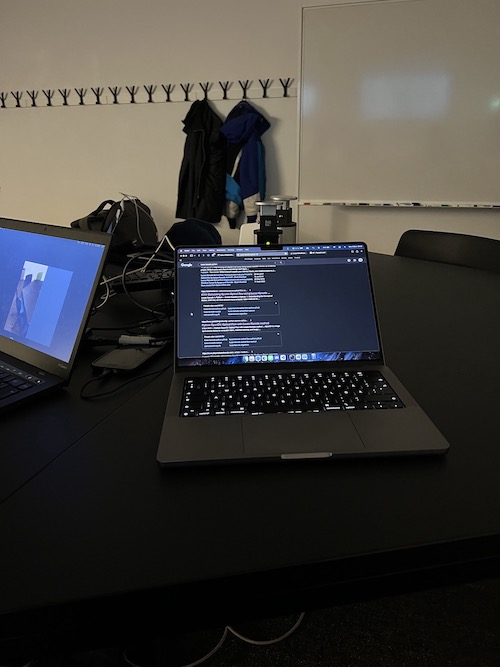
#> input picture Assignment5/img1.jpg, 500 x 667 px
$ python opticalFlowArrows.py
#> lines starting #> are read from the running program, lines starting #| are printed output that depends on the picture; after the words box and inside, x2 and y2 are one past the last pixel; in counts of white or black regions, pixels touching at a corner belong together
import numpy as np
import matplotlib.pyplot as plt
from numpy import linalg as LA
import cv2 as cv
import math
import matplotlib.cm as cm
from scipy.signal import convolve2d
import random


def Lucas_Kanade(image1, image2):
#> called with image1 = 'img1.jpg', image2 = 'img2.jpg'
    oldframe = cv.imread(image1)
#> oldframe is the input picture: shape (667, 500, 3); mean B, G, R 58, 60.4, 62.4
    I1 = cv.cvtColor(oldframe, cv.COLOR_BGR2GRAY)
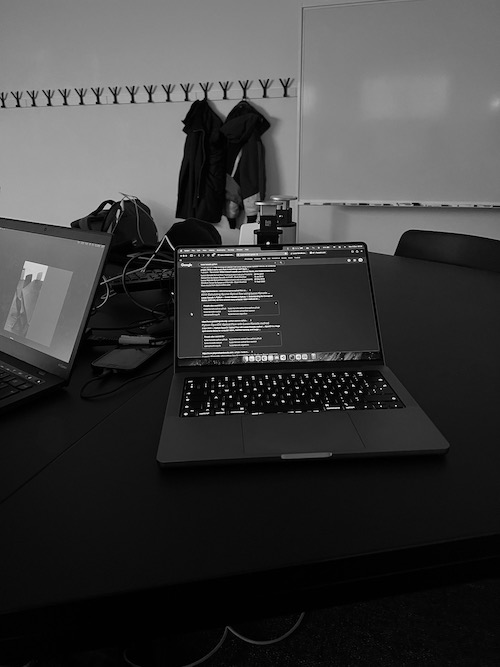
#> I1: shape (667, 500); min 0, max 251, mean 60.8

    newframe = cv.imread(image2)
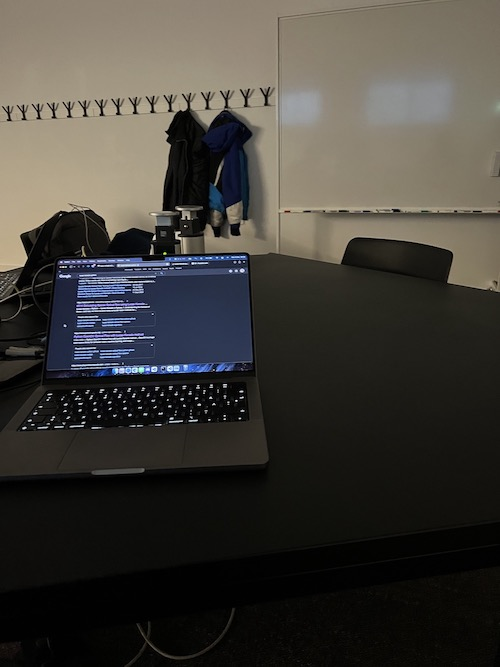
#> input picture Assignment5/img2.jpg, 500 x 667 px
#> newframe is the input picture: shape (667, 500, 3); mean B, G, R 56.6, 62.1, 65.1
    I2 = cv.cvtColor(newframe, cv.COLOR_BGR2GRAY)
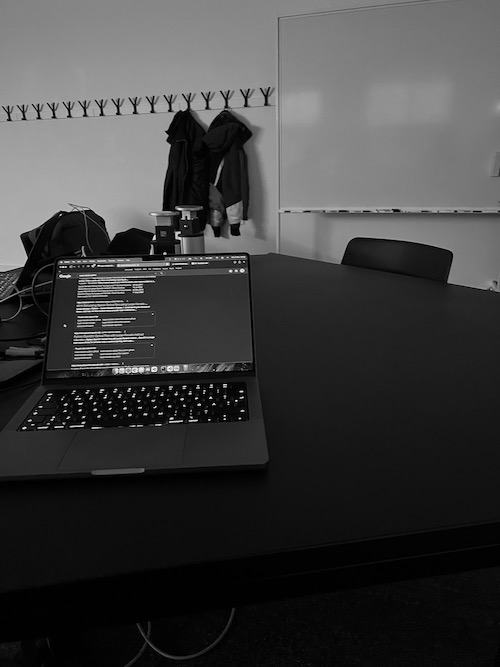
#> I2: shape (667, 500); min 0, max 250, mean 62.4

    color = np.random.randint(0, 255, (100, 3))
    Gx = np.reshape(np.asarray([[-1, 1], [-1, 1]]), (2, 2))  # for image 1 and image 2 in x direction
    Gy = np.reshape(np.asarray([[-1, -1], [1, 1]]), (2, 2))  # for image 1 and image 2 in y direction
    Gt1 = np.reshape(np.asarray([[-1, -1], [-1, -1]]), (2, 2))  # for 1st image
    Gt2 = np.reshape(np.asarray([[1, 1], [1, 1]]), (2, 2))  # for 2nd image


    Ix = (convolve2d(I1, Gx) + convolve2d(I2, Gx)) / 2 #smoothing in x direction

    Iy = (convolve2d(I1, Gy) + convolve2d(I2, Gy)) / 2 #smoothing in y direction
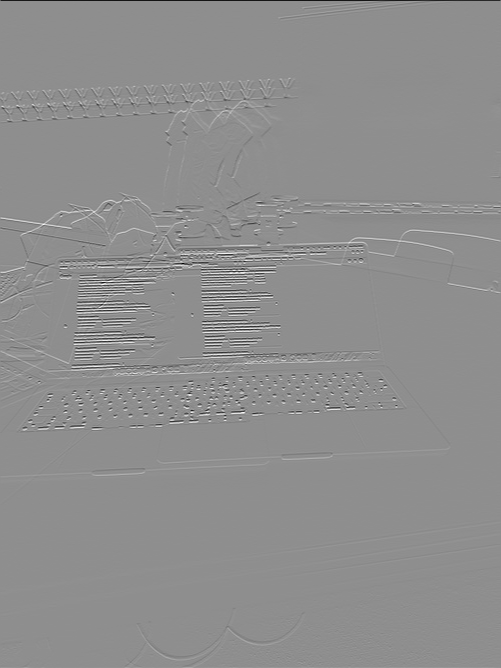
#> Iy: shape (668, 501) float64; min -305.5, max 240.5, mean 0; drawn with min black and max white
    It1 = convolve2d(I1, Gt1) + convolve2d(I2, Gt2)   #taking difference of two images using gaussian mask of all -1 and all 1
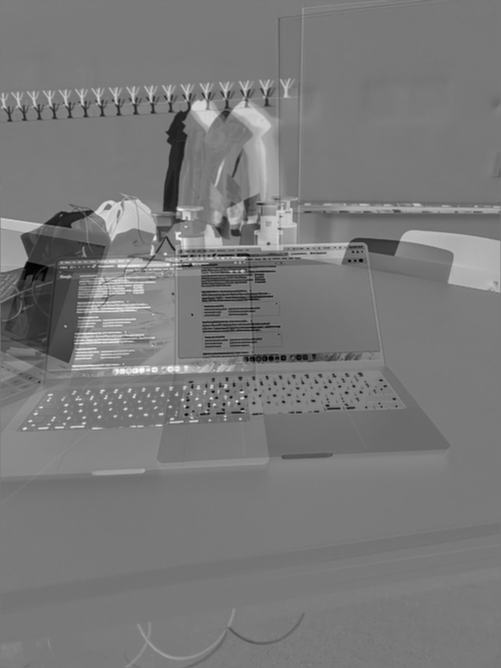
#> It1: shape (668, 501) int64; min -825, max 915, mean 6.5; drawn with min black and max white

    # parameter to get features
    feature_params = dict(maxCorners=100,
                          qualityLevel=0.3,
                          minDistance=7,
                          blockSize=7)

    features= cv.goodFeaturesToTrack(I1, mask = None, **feature_params)  #using opencv function to get feature for which we are plotting flow
#> features = 100 rows, first 8: [283, 357], [190, 383], [207, 407], [221, 384], [359, 260], [256, 232], [222, 405], [187, 397]
    feature = np.int32(features)
#> feature = contour of 100 points, box (x1, y1, x2, y2) (18, 97, 395, 414), area 85116
    # print(feature)
    feature = np.reshape(feature, newshape=[-1, 2])
#> feature = 100 pairs, first value 18 to 394, second value 97 to 413

    u = np.ones(Ix.shape)
    v = np.ones(Ix.shape)
    status=np.zeros(feature.shape[0]) # this will tell change in x,y
#> status = 100 values from 0 to 0
    A = np.zeros((2, 2))
    B = np.zeros((2, 1))
    mask = np.zeros_like(oldframe)

    newFeature=np.zeros_like(feature)
    """Assumption is  that all the neighbouring pixels will have similar motion.
    Lucas-Kanade method takes a 3x3 patch around the point. So all the 9 points have the same motion.
    We can find (fx,fy,ft) for these 9 points. So now our problem becomes solving 9 equations with two unknown variables which is over-determined.
    A better solution is obtained with least square fit method.
    Below is the final solution which is two equation-two unknown problem and solve to get the solution.
                               U=Ainverse*B
    where U is matrix of 1 by 2 and contains change in x and y direction(x==U[0] and y==U[1])
    we first calculate A matrix which is 2 by 2 matrix of [[fx**2, fx*fy],[ fx*fy fy**2] and now take inverse of it
    and B is -[[fx*ft1],[fy,ft2]]"""

    for a,i in enumerate(feature):

        x, y = i

        A[0, 0] = np.sum((Ix[y - 1:y + 2, x - 1:x + 2]) ** 2)

        A[1, 1] = np.sum((Iy[y - 1:y + 2, x - 1:x + 2]) ** 2)
        A[0, 1] = np.sum(Ix[y - 1:y + 2, x - 1:x + 2] * Iy[y - 1:y + 2, x - 1:x + 2])
        A[1, 0] = np.sum(Ix[y - 1:y + 2, x - 1:x + 2] * Iy[y - 1:y + 2, x - 1:x + 2])
        Ainv = np.linalg.pinv(A)

        B[0, 0] = -np.sum(Ix[y - 1:y + 2, x - 1:x + 2] * It1[y - 1:y + 2, x - 1:x + 2])
        B[1, 0] = -np.sum(Iy[y - 1:y + 2, x - 1:x + 2] * It1[y - 1:y + 2, x - 1:x + 2])
        prod = np.matmul(Ainv, B)

        u[y, x] = prod[0]
        v[y, x] = prod[1]

        newFeature[a]=[np.int32(x+u[y,x]),np.int32(y+v[y,x])]
        if np.int32(x+u[y,x])==x and np.int32(y+v[y,x])==y:    # this means that there is no change(x+dx==x,y+dy==y) so marking it as 0 else
            status[a]=0
        else:
            status[a]=1 # this tells us that x+dx , y+dy is not equal to x and y
#> this loop made 100 passes
#> (x, y, Ainv, prod) on passes 1 to 9: (283, 357, [[7.83e-05, -4.49e-06], [-4.49e-06, 4.29e-05]], [4.23, 2.54]), (190, 383, [[0.000128, -1.47e-05], [-1.47e-05, 1.71e-05]], [-3.91, 2.92]), (207, 407, [[4.44e-05, -9.77e-06], [-9.77e-06, 2.63e-05]], [-1.5, 0.474]), (221, 384, [[2.24e-05, -1.53e-06], [-1.53e-06, 1.95e-05]], [2.02, -2.19]), (359, 260, [[1.76e-05, 3.1e-06], [3.1e-06, 6.99e-05]], [-3.03, 0.792]), (256, 232, [[0.00029, -4.63e-05], [-4.63e-05, 0.000143]], [-0.0296, -0.76]), (222, 405, [[2.58e-05, -9.33e-07], [-9.33e-07, 5.1e-05]], [-2.2, 3]), (187, 397, [[2.68e-05, 4e-06], [4e-06, 3.4e-05]], [-0.104, -0.277]), (269, 358, [[3.28e-05, 5.36e-05], [5.36e-05, 0.00108]], [-5.18, 17.71])
#> (x, y) on passes 61 to 66: (317, 380), (280, 207), (299, 356), (262, 382), (239, 388), (256, 358)
#> after the loop, A = [[23185.8, -19264.2], [-19264.2, 23498.8]]; B = [34811.5, -42022.5]; newFeature = 100 pairs, first value -4 to 393, second value 96 to 410; status = 100 values, max 1 at index 0, min 0 at index 12, mean 0.98

    um=np.flipud(u)
    vm=np.flipud(v)

    good_new=newFeature[status==1] #status will tell the position where x and y are changed so for plotting getting only that points
#> good_new = 98 pairs, first value -4 to 393, second value 96 to 410
    good_old = feature[status==1]
#> good_old = 98 pairs, first value 18 to 394, second value 97 to 413
    print(good_new.shape)
#| (98, 2)
    print(good_old.shape)
#| (98, 2)

    # draw the tracks
    for i, (new, old) in enumerate(zip(good_new, good_old)):
        a, b = new.ravel()
        c, d = old.ravel()
        mask = cv.line(mask, (a, b), (c, d), color[i].tolist(), 2)
        newframe = cv.circle(newframe, (a, b), 5, color[i].tolist(), -1)
#> this loop made 98 passes
#> (a, b, c, d) on passes 1 to 12: (287, 359, 283, 357), (186, 385, 190, 383), (205, 407, 207, 407), (223, 381, 221, 384), (355, 260, 359, 260), (255, 231, 256, 232), (219, 408, 222, 405), (186, 396, 187, 397), (263, 375, 269, 358), (249, 369, 248, 359), (324, 407, 326, 406), (241, 408, 240, 405)
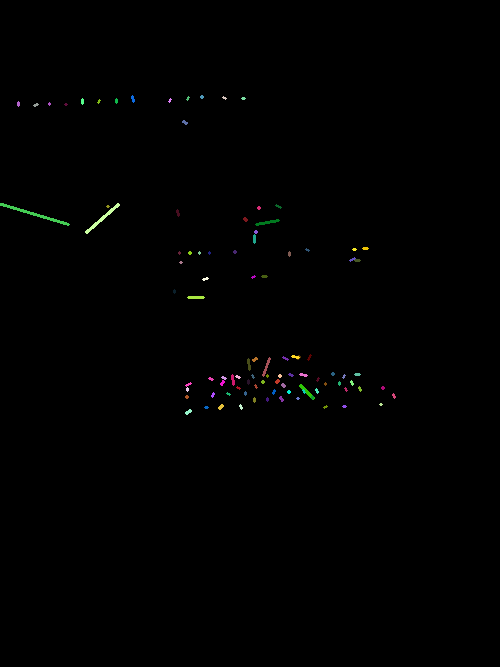
#> mask: shape (667, 500, 3); mean of channels 0, 1, 2 0.6, 0.8, 0.7; drawn as B, G, R
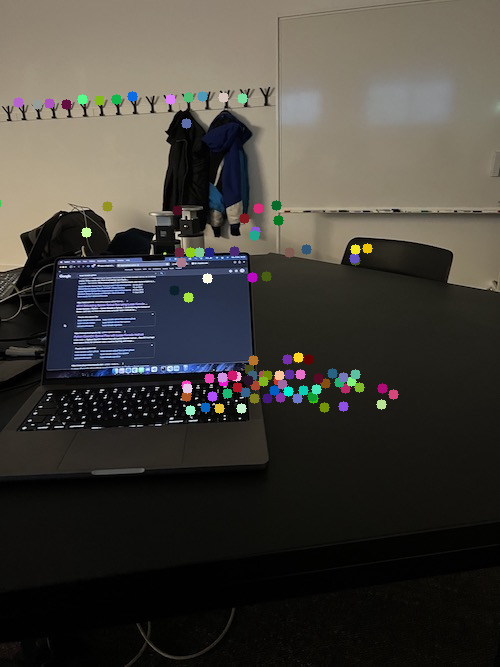
#> newframe: shape (667, 500, 3); mean B, G, R 58.1, 63.6, 66.6
    img = cv.add(newframe, mask)
    return img


basketball_image=Lucas_Kanade("img1.jpg", "img2.jpg")
cv.imshow("Output", basketball_image)
cv.waitKey()

# plt.imshow(basketball_image)
# plt.show()
